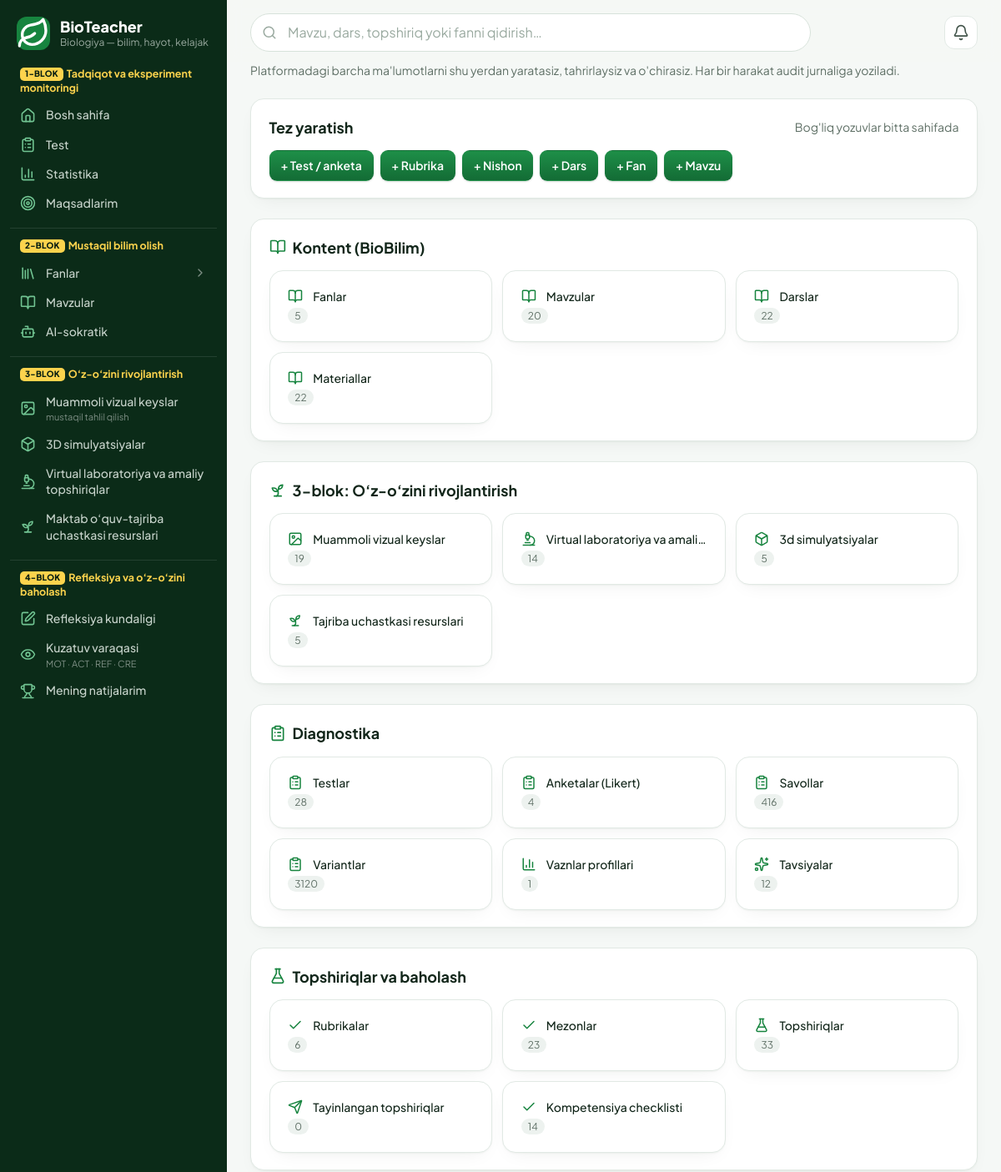
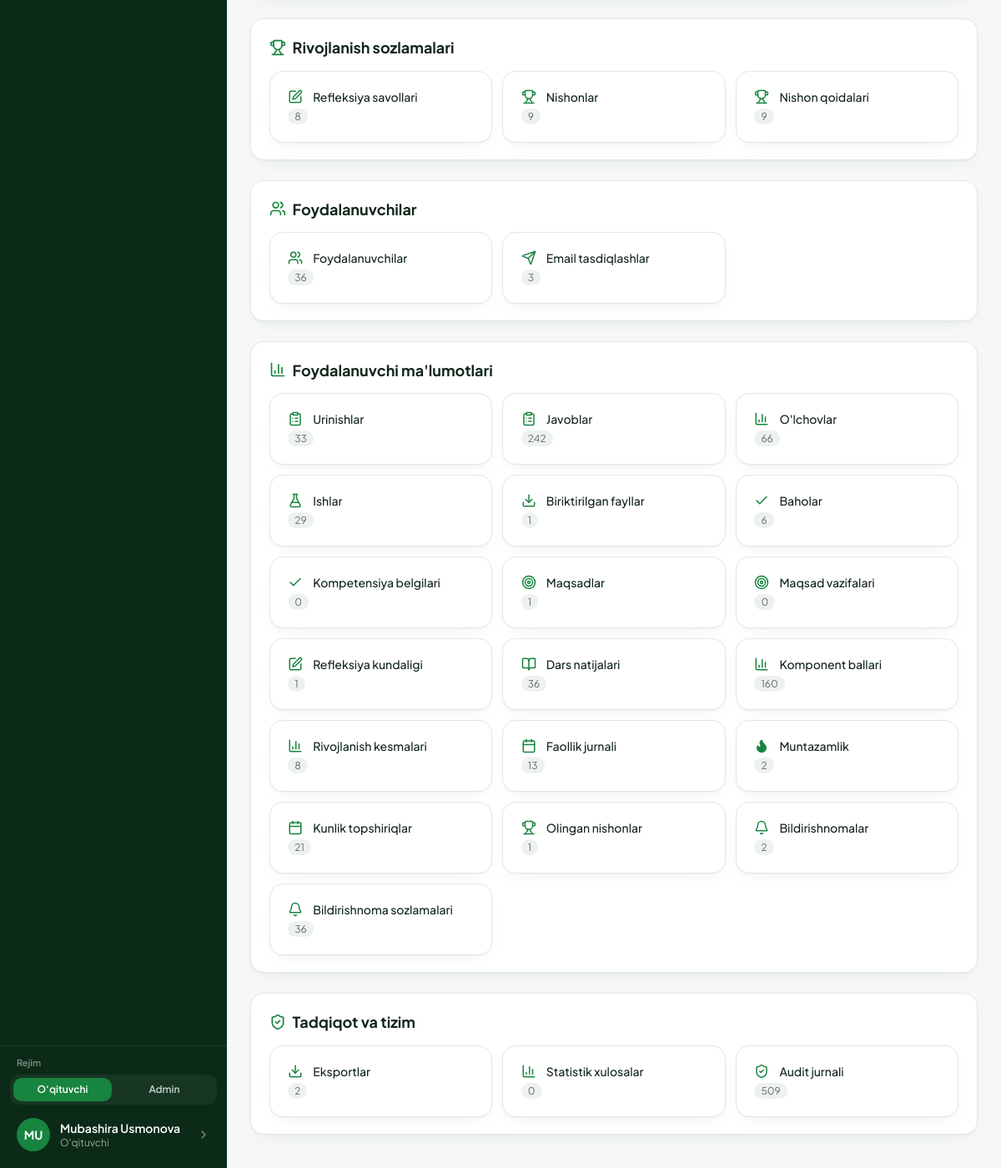
/boshqaruv/malumotlar/ (signed in), run on the app's committed database (2 pictures, top to bottom).
### accounts/models.py (models this page shows, shortened)
class MenuItem(models.Model):
    key = models.CharField("band kaliti", max_length=60, unique=True)
    group = models.ForeignKey(
        "MenuGroup", on_delete=models.CASCADE, null=True, related_name="items", verbose_name="blok",
    )
    parent = models.ForeignKey(
        "self", on_delete=models.CASCADE, null=True, blank=True, related_name="children",
        verbose_name="ota band",
    )
    order = models.PositiveSmallIntegerField("tartib", default=0)
    label = models.CharField("nom", max_length=60, blank=True, help_text="Bo'sh — sahifaning standart nomi.")
    page = models.CharField("sahifa", max_length=60, blank=True)
    url = models.CharField("havola", max_length=300, blank=True)
    icon = models.CharField("ikonka", max_length=20, blank=True, help_text="Bo'sh — sahifa ikonkasi.")
    hint = models.CharField("izoh", max_length=60, blank=True)
    class Meta:
        verbose_name = "menyu bandi"
        verbose_name_plural = "menyu bandlari"
        ordering = ["order", "id"]

class User(AbstractUser):
    email = models.EmailField("email", unique=True)
    email_verified = models.BooleanField("email tasdiqlangan", default=False)
    last_login_ip = models.GenericIPAddressField("oxirgi IP", null=True, blank=True)
    USERNAME_FIELD = "email"
    REQUIRED_FIELDS = []
    objects = UserManager()
    class Meta:
        verbose_name = "foydalanuvchi"
        verbose_name_plural = "foydalanuvchilar"

class Profile(SoftDeleteModel):
    user = models.OneToOneField(User, on_delete=models.CASCADE, related_name="profile")
    role = models.CharField("faol rol", max_length=20, choices=Role.choices, default=Role.TEACHER)
    roles = models.CharField("berilgan rollar", max_length=100, blank=True, default="")
    otm = models.CharField("OTM", max_length=200, blank=True)
    faculty = models.CharField("fakultet", max_length=200, blank=True)
    course = models.PositiveSmallIntegerField("kurs", null=True, blank=True)
    study_arm = models.CharField(
        "tadqiqot bo'linmasi", max_length=1, choices=StudyArm.choices, default=StudyArm.NONE,
    )
    phone = models.CharField("telefon", max_length=32, blank=True)
    avatar = models.ImageField("avatar", upload_to="avatars/%Y/%m/", blank=True)
    bio = models.TextField("qisqacha", blank=True)
    research_consent = models.BooleanField("tadqiqotda ishtirok roziligi", default=False)
    research_consent_at = models.DateTimeField(null=True, blank=True)
    respondent_id = models.UUIDField("respondent ID", default=uuid.uuid4, unique=True, editable=False)
    onboarding_done = models.BooleanField("onboarding tugallangan", default=False)
    class Meta:
        verbose_name = "profil"
        verbose_name_plural = "profillar"
    @property
    def role_list(self):
        granted = {r.strip() for r in self.roles.split(",") if r.strip()}
        granted.add(self.role)
        if self.user.is_superuser:
            granted.add(Role.ADMIN)
        return [r for r in Role.values if r in granted]
    @property
    def role_choices(self):
        return [(r, Role(r).label) for r in self.role_list]
    @property
    def has_multiple_roles(self):
        return len(self.role_list) > 1
    @property
    def is_admin(self):
        return self.role == Role.ADMIN

### accounts/views_crud.py (the view)
@admin_required
def crud_index(request):
    groups = []
    for code, name, icon, items in grouped():
        rows = [{"config": c, "count": c.base_queryset().count()} for c in items]
        groups.append({"code": code, "name": name, "icon": icon, "rows": rows})
    from .builders import builder_kinds
    return render(request, "manage/index.html", {"groups": groups, "builders": builder_kinds()})

### accounts/builders.py (called while the page is built)
def builder_kinds():
    return [(kind, title) for kind, title in BUILDER_TITLES.items()]

### accounts/crud.py (called while the page is built)
def grouped():
    out = []
    for code, name, icon in GROUPS:
        items = [c for c in REGISTRY.values() if c.group == code]
        if items:
            out.append((code, name, icon, items))
    return out

    @property
    def label(self):
        return self.title or str(self.model._meta.verbose_name_plural).capitalize()

    @property
    def soft_delete(self):
        return issubclass(self.model, SoftDeleteModel)

    def base_queryset(self, deleted=False):
        if self.soft_delete:
            qs = self.model.all_objects.filter(is_deleted=deleted)
        else:
            qs = self.model.objects.all()
        if self.base_filter:
            qs = qs.filter(**self.base_filter)
        if self.base_exclude:
            qs = qs.exclude(**self.base_exclude)
        if self.select_related:
            qs = qs.select_related(*self.select_related)
        if self.ordering:
            qs = qs.order_by(*self.ordering)
        elif not self.model._meta.ordering:
            qs = qs.order_by("-pk")  # sahifalash barqaror bo'lishi uchun
        return qs

### accounts/menu.py (called while the page is built)
def active_sections():
    from content.models import Section
    sections = list(Section.objects.filter(is_active=True).order_by("order", "title"))
    for section in sections:
        section.icon_name = SECTION_ICONS.get(section.slug, "leaf")
    return sections

def _resolve(item, sections):
    if item.page.startswith(SECTION_PREFIX):
        section = sections.get(item.page[len(SECTION_PREFIX):])
        if section is None:
            return None
        return {"href": reverse("content:section", args=[section.slug]), "label": section.title,
                "icon": section.icon_name, "page": {}, "slug": section.slug}
    if item.page:
        page = PAGES.get(item.page)
        if page is None:
            return None
        href = reverse(page["url"], args=[page["arg"]] if page.get("arg") else None) if page.get("url") else ""
        return {"href": href, "label": page["label"], "icon": page["icon"], "page": page, "slug": None}
    if item.url:
        return {"href": item.url, "label": item.url, "icon": "link", "page": {}, "slug": None}
    return None

def group_title(group):
    if group.title is not None:
        return group.title
    return DEFAULT_GROUPS.get(group.key, {}).get("title", "")

### accounts/permissions.py (called while the page is built)
def get_profile(user):
    return getattr(user, "profile", None)

### templates/manage/index.html (shortened to what this page needs)
{% extends "base.html" %}
{% block content %}
<div class="space-y-6">
  <p class="text-sm text-slateg-600">
    Platformadagi barcha ma'lumotlarni shu yerdan yaratasiz, tahrirlaysiz va o'chirasiz.
    Har bir harakat audit jurnaliga yoziladi.
  </p>
  <section class="section">
    <div class="section-head"><h2>Tez yaratish</h2><span class="aside">Bog'liq yozuvlar bitta sahifada</span></div>
    <div class="flex flex-wrap gap-2">
      {% for kind, title in builders %}
        <a href="{% url 'manage:builder_new' kind %}" class="btn btn-primary btn-sm">+ {{ title }}</a>
      {% endfor %}
    </div>
  </section>
  {% for group in groups %}
    <section class="section">
      <div class="section-head">
        <h2 class="flex items-center gap-2">
          <span class="w-5 h-5 text-brand-600">{% include "partials/icon.html" with name=group.icon %}</span>
          {{ group.name }}
        </h2>
      </div>
      <div class="grid sm:grid-cols-2 lg:grid-cols-3 xl:grid-cols-4 gap-3">
        {% for row in group.rows %}
          <a href="{% url 'manage:crud_list' row.config.key %}" class="card card-p flex items-center justify-between gap-3">
            <span class="flex items-center gap-3 min-w-0">
              <span class="w-[18px] h-[18px] text-brand-600 shrink-0">{% include "partials/icon.html" with name=row.config.icon %}</span>
              <span class="truncate text-sm font-medium text-slateg-900">{{ row.config.label }}</span>
            </span>
            <span class="shrink-0 rounded-full bg-slateg-100 px-2 py-0.5 text-xs text-slateg-600">{{ row.count }}</span>
          </a>
        {% endfor %}
      </div>
    </section>
  {% endfor %}
</div>
{% endblock %}

### templates/partials/rail.html (shortened to what this page needs)
{% load static %}
<div class="flex flex-col h-full w-full">
  <a href="{% url 'home:dashboard' %}" class="flex items-center gap-3 px-5 pt-5 pb-5">
    <span class="grid place-items-center w-10 h-10 rounded-xl bg-brand-600 text-white shrink-0">
    </span>
    <span class="min-w-0">
      <span class="block text-white text-lg font-extrabold leading-tight">BioTeacher</span>
      <span class="block text-xs text-slateg-400 truncate">Biologiya — bilim, hayot, kelajak</span>
    </span>
  </a>
  <nav class="flex-1 overflow-y-auto px-3 pb-3" aria-label="Asosiy menyu">
    {% if profile.is_admin %}{% with groups=rail_menu.admin %}{% include "partials/rail_groups.html" %}{% endwith %}
    {% else %}{% with groups=rail_menu.teacher %}{% include "partials/rail_groups.html" %}{% endwith %}
    {% endif %}
  </nav>
  <div class="border-t border-white/10 p-3">
    {% if profile.has_multiple_roles %}
      <form method="post" action="{% url 'accounts:switch_role' %}" class="mb-2">{% csrf_token %}
        <p class="px-2 mb-1.5 text-[11px] font-semibold text-slateg-500">Rejim</p>
        <div class="grid grid-cols-{{ profile.role_choices|length }} gap-1 rounded-xl bg-white/5 p-1" role="group" aria-label="Rolni almashtirish">
          {% for code, label in profile.role_choices %}
            <button name="role" value="{{ code }}"
                    {% if code == profile.role %}aria-pressed="true" disabled{% endif %}
                    class="rounded-lg px-2 py-1.5 text-xs font-semibold truncate
                      {% if code == profile.role %}bg-brand-600 text-white{% else %}text-slateg-300 hover:bg-white/10 hover:text-white{% endif %}">
              {% if code == 'ADMIN' %}Admin{% else %}O‘qituvchi{% endif %}
            </button>
          {% endfor %}
        </div>
      </form>
    {% endif %}
    <a href="{% url 'home:cabinet' %}"
       class="flex items-center gap-3 rounded-xl px-2 py-2 hover:bg-white/5 group">
      {% if profile.avatar %}
        <img src="{{ profile.avatar.url }}" alt="" class="w-10 h-10 rounded-full object-cover shrink-0">
      {% else %}
        <span aria-hidden="true" class="grid place-items-center w-10 h-10 rounded-full bg-brand-600 text-white text-sm font-bold shrink-0">
          {{ user.first_name|slice:":1"|upper|default:"B" }}{{ user.last_name|slice:":1"|upper }}
        </span>
      {% endif %}
      <span class="min-w-0 flex-1">
        <span class="block text-sm font-semibold text-white truncate">{{ user.get_full_name|default:user.email }}</span>
        <span class="block text-xs text-slateg-400">{{ profile.get_role_display }}</span>
      </span>
      <span class="text-slateg-500 group-hover:text-white shrink-0 w-4 h-4">
      </span>
    </a>
  </div>
</div>

### templates/partials/rail_item.html (shortened to what this page needs)
<a href="{{ href }}"
   class="flex items-center gap-3 rounded-xl px-3 py-2 text-sm font-medium
     {% if active %}bg-brand-600 text-white shadow-[0_6px_16px_-8px_rgba(23,132,63,.9)]{% else %}text-slateg-300 hover:bg-white/5 hover:text-white{% endif %}">
  <span class="shrink-0 w-[19px] h-[19px] grid place-items-center {% if not active %}text-brand-300{% endif %}">
  </span>
  <span class="flex-1 min-w-0">
    <span class="rail-label block leading-snug">{{ label }}</span>
    {% if hint %}
      <span class="block mt-0.5 text-[11px] font-normal leading-tight {% if active %}text-white/75{% else %}text-slateg-500{% endif %}">{{ hint }}</span>
    {% endif %}
  </span>
</a>

### templates/base.html (style rules this page uses)
:root { --brand: #17843F; --brand-dark: #116A33; --page: #F5F8F6; --line: #E1E9E4; }
html { -webkit-text-size-adjust: 100%; }
body { -webkit-font-smoothing: antialiased; }
.card { background: #fff; border: 1px solid var(--line); border-radius: 16px; box-shadow: 0 1px 2px rgba(11,43,24,.04), 0 8px 24px -12px rgba(11,43,24,.10); }
.card-p { padding: 1.25rem 1.35rem; }
a.card, button.card { display: block; text-align: left; transition: box-shadow .18s, transform .18s, border-color .18s; }
.btn { display: inline-flex; align-items: center; justify-content: center; gap: .5rem; border-radius: 10px; padding: .62rem 1.1rem; font-weight: 600; font-size: .95rem; border: 1px solid transparent; cursor: pointer; transition: background .15s, border-color .15s; }
.btn-primary { background: linear-gradient(180deg,#1E8F48,#136C35); color:#fff; box-shadow: 0 1px 2px rgba(11,43,24,.18); }
.btn-sm { padding:.42rem .8rem; font-size:.875rem; border-radius:9px; }
.section { background:#fff; border:1px solid var(--line); border-radius:16px; padding:1.25rem 1.35rem; margin-top:1.25rem; box-shadow: 0 1px 2px rgba(11,43,24,.04), 0 8px 24px -12px rgba(11,43,24,.10); }
[class*="space-y-"] > .section { margin-top: 0; }
.section-head { display:flex; align-items:center; justify-content:space-between; gap:1rem; margin-bottom:.9rem; }
.section-head h2 { font-size:1.125rem; font-weight:700; color:#12261A; }
.section-head .aside, .aside { font-size:.875rem; color:#5E6F65; }

### data on the page
MenuItem: group "mustaqil tahlil qilish"
MenuItem: group "MOT · ACT · REF · CRE"
User: first_name "M", last_name "U", get_full_name "Mubashira Usmonova"
Profile: role "O'qituvchi"

### other printed values
{{ group.badge }} "1-BLOK" "2-BLOK" "3-BLOK" "4-BLOK"
{{ group.text }} "Tadqiqot va eksperiment monitoringi" "Mustaqil bilim olish" "O‘z-o‘zini rivojlantirish" "Refleksiya va o‘z-o‘zini baholash"
{{ label }} "Bosh sahifa" "Test" "Statistika" "Maqsadlarim" "Mavzular" "AI-sokratik" "Muammoli vizual keyslar" "3D simulyatsiyalar" "Virtual laboratoriya va amaliy topshiriqlar" "Maktab o‘quv-tajriba uchastkasi resurslari" "Refleksiya kundaligi" "Kuzatuv varaqasi" "Mening natijalarim"
{{ item.label }} "Fanlar"
{{ title }} "Test / anketa" "Rubrika" "Nishon" "Dars" "Fan" "Mavzu"
{{ group.name }} "Kontent (BioBilim)" "3-blok: O‘z-o‘zini rivojlantirish" "Diagnostika" "Topshiriqlar va baholash" "Rivojlanish sozlamalari" "Foydalanuvchilar" "Foydalanuvchi ma'lumotlari" "Tadqiqot va tizim"
{{ row.config.label }} "Fanlar" "Mavzular" "Darslar" "Materiallar" "Muammoli vizual keyslar" "Virtual laboratoriya va amali…" "3d simulyatsiyalar" "Tajriba uchastkasi resurslari" "Testlar" "Anketalar (Likert)" "Savollar" "Variantlar" "Vaznlar profillari" "Tavsiyalar" "Rubrikalar" "Mezonlar" "Topshiriqlar" "Tayinlangan topshiriqlar" "Kompetensiya checklisti" "Refleksiya savollari" "Nishonlar" "Nishon qoidalari" "Foydalanuvchilar" "Email tasdiqlashlar" "Urinishlar" "Javoblar" "O'lchovlar" "Ishlar" "Biriktirilgan fayllar" "Baholar" "Kompetensiya belgilari" "Maqsadlar" "Maqsad vazifalari" "Refleksiya kundaligi" "Dars natijalari" "Komponent ballari" "Rivojlanish kesmalari" "Faollik jurnali" "Muntazamlik" "Kunlik topshiriqlar" "Olingan nishonlar" "Bildirishnomalar" "Bildirishnoma sozlamalari" "Eksportlar" "Statistik xulosalar" "Audit jurnali"
{{ row.count }} "5" "20" "22" "22" "19" "14" "5" "5" "28" "4" "416" "3120" "1" "12" "6" "23" "33" "0" "14" "8" "9" "9" "36" "3" "33" "242" "66" "29" "1" "6" "0" "1" "0" "1" "36" "160" "8" "13" "2" "21" "1" "2" "36" "2" "0" "509"
